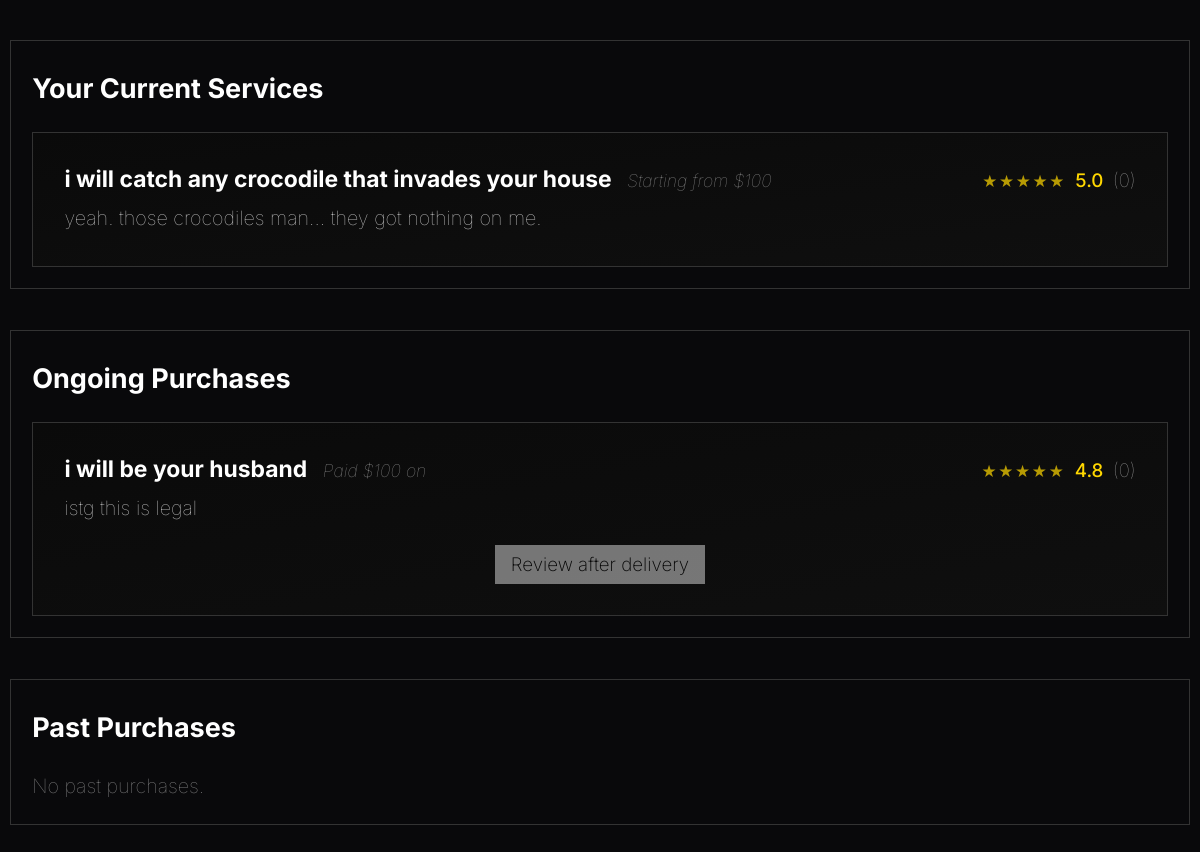
Before: /pages/profile.php (signed in, lower part) with the older database file.
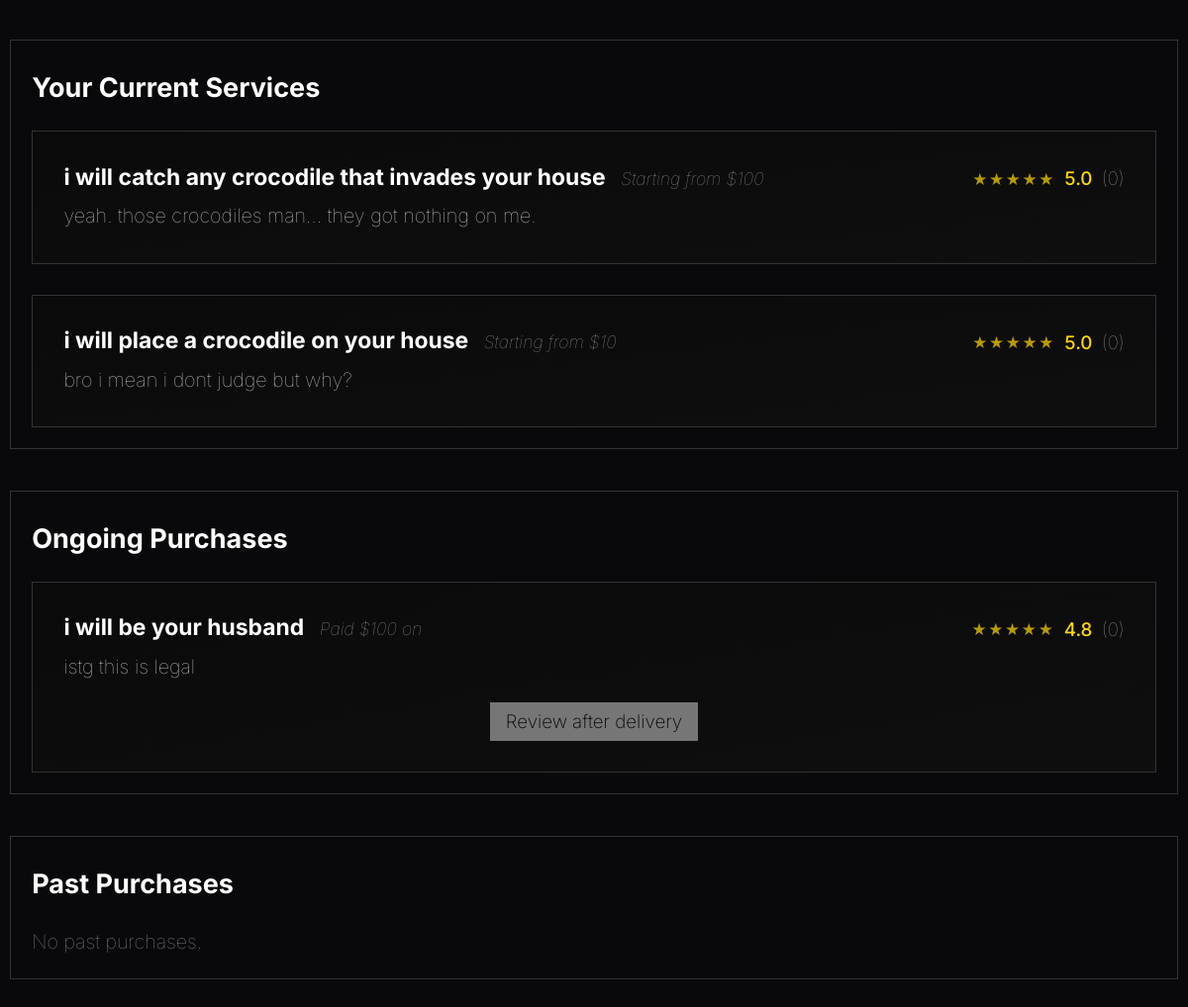
After: the same page with the newer database file.
### tables this page shows
CREATE TABLE services_list
(
    service_id INTEGER PRIMARY KEY AUTOINCREMENT,
    freelancer_id INTEGER NOT NULL,

    service_title TEXT NOT NULL,
    service_price REAL NOT NULL,
    service_info TEXT NOT NULL,
    service_eta INTEGER NOT NULL,
    service_category TEXT NOT NULL,

    service_delisted BOOLEAN DEFAULT FALSE NOT NULL,

    service_picture BLOB DEFAULT NULL,

    FOREIGN KEY(freelancer_id) REFERENCES user_registry(user_id)
);

### database/service_class.php (called while the page is built, shortened)
<?php
class Service {
    public function __construct(
        int $id,
        int $freelancer_id,
        string $title,
        float $price,
        string $info,
        int $eta,
        string $category,
        bool $delisted = false,
        $picture = null
    ) {
        $this->id = $id;
        $this->title = $title;
        $this->price = $price;
        $this->info = $info;
    }
    public static function get_by_id($service_id) {
        $db = Database::getInstance();
        $stmt = $db->prepare('SELECT * FROM services_list WHERE service_id = ?');
        $stmt->execute([$service_id]);
        $service = $stmt->fetch();
        return new Service(
            $service['service_id'],
            $service['freelancer_id'],
            $service['service_title'],
            $service['service_price'],
            $service['service_info'],
            (int)$service['service_eta'],
            $service['service_category'],
            (bool)$service['service_delisted'],
            $service['service_picture'] ?? null
        );
    }
    public static function get_by_freelancer($freelancer_id) {
        $db = Database::getInstance();
        $stmt = $db->prepare('SELECT * FROM services_list WHERE freelancer_id = ?');
        $stmt->execute([$freelancer_id]);
        $services = $stmt->fetchAll();
        return array_map(function($service) {
            return new Service(
                $service['service_id'],
                $service['freelancer_id'],
                $service['service_title'],
                $service['service_price'],
                $service['service_info'],
                (int)$service['service_eta'],
                $service['service_category'],
                (bool)$service['service_delisted'],
                $service['service_picture'] ?? null
            );
        }, $services);
    }
}

### utils/session.php (called while the page is built, shortened)
<?php
class Session {
    private static ?Session $instance = null;
    public static function getInstance(): Session {
        if (self::$instance === null) {
            self::$instance = new Session();
        }
        return self::$instance;
    }
    public function getUser() {
        return $_SESSION["user"] ?? null;
    }
}
?>

### database/user_class.php (called while the page is built, shortened)
<?php
class User {
    public static function get_user_purchases($user_id) {
        $db = Database::getInstance();
        $stmt = $db->prepare('SELECT * FROM purchases WHERE client_id = ?');
        $stmt->execute([$user_id]);
        return $stmt->fetchAll();
    }
}

### pages/profile.php (the view, shortened to what the changed rows need)
<?php
$is_own_profile = false;
if (!empty($_GET['id'])) {
    $profile_user_id = intval($_GET['id']);
} else {
    require_once '../utils/session.php';
    $session = Session::getInstance();
    if ($session->isLoggedIn()) {
        $profile_user_id = $session->getUser()['user_id'];
        $is_own_profile = true;
    } else {
        echo '<main><div class="profile-container"><h2>User not found.</h2></div></main>';
        exit;
    }
}
require_once '../templates/common.php';
require_once '../database/user_class.php';
require_once '../database/service_class.php';
require_once '../templates/profile_service_card.php';
require_once '../templates/profile_purchase_card.php';
$db = Database::getInstance();
$stmt = $db->prepare('SELECT * FROM user_registry WHERE user_id = ?');
$stmt->execute([$profile_user_id]);
if ($session && $session->isLoggedIn()) {
    $is_own_profile = ($session->getUser()['user_id'] == $profile_user_id);
}
$user_services = Service::get_by_freelancer($profile_user_id);
function hasAnyServices($user_services) {
    return !empty($user_services) && count($user_services) > 0;
}
$user_purchases = User::get_user_purchases($profile_user_id);
$ongoing_purchases = [];
$past_purchases = [];
foreach ($user_purchases as $purchase) {
    if (!empty($purchase['service_id'])) {
        $service = Service::get_by_id($purchase['service_id']);
        if ($service) {
            if ($purchase['completed']) {
                $past_purchases[] = ['purchase' => $purchase, 'service' => $service];
            } else {
                $ongoing_purchases[] = ['purchase' => $purchase, 'service' => $service];
            }
        }
    }
}
?>
<!DOCTYPE html>
<html lang="en">
  <head>
    <link rel="stylesheet" href="../css/styles.css" />
    <link rel="stylesheet" href="../css/profile.css" />
  </head>
  <body>
    <main>
      <div class="profile-container">
          <?php if (hasAnyServices($user_services)): ?>
            <div class="profile-section">
              <h2><?= $is_own_profile ? 'Your Current Services' : "User's Current Services" ?></h2>
              <div class="recent-work">
                <?php
                  foreach ($user_services as $service) {
                    drawProfileService($service);
                  }
                ?>
              </div>
            </div>
          <?php endif; ?>
          <?php if ($is_own_profile): ?>
            <div class="profile-section">
              <h2>Ongoing Purchases</h2>
              <div class="recent-work">
                <?php if (!empty($ongoing_purchases)) {
                  foreach ($ongoing_purchases as $item) {
                    drawProfilePurchaseCard($item['purchase'], $item['service'], false);
                  }
                } else {
                  echo '<p style="color:#888;">No ongoing purchases.</p>';
                } ?>
              </div>
            </div>
            <div class="profile-section">
              <h2>Past Purchases</h2>
            </div>
          <?php endif; ?>
        </div>
    </main>
  </body>
</html>

### templates/profile_service_card.php
<?php
function drawProfileService($service) {
    ?>
    <a href="../pages/service.php?id=<?= urlencode($service->id) ?>" style="text-decoration:none; color:inherit;">
    <div class="work-item">
        <div class="work-header">
            <div class="work-title-group">
                <h3><?= htmlspecialchars($service->title) ?></h3>
                <span class="work-date">Starting from $<?= number_format($service->price, 0) ?></span>
            </div>
            <div class="work-rating">
                5.0 <span style="font-weight: 100; color: #999">(0)</span>
            </div>
        </div>
        <p class="work-description">
            <?= nl2br(htmlspecialchars($service->info)) ?>
        </p>
    </div>
    </a>
    <?php
}

### templates/profile_purchase_card.php
<?php
function drawProfilePurchaseCard($purchase, $service, $is_completed) {
    $paid = number_format($purchase['paid_amount'] ?? $service->price, 0);
    $date = isset($purchase['purchase_date']) ? date('d/m/Y', strtotime($purchase['purchase_date'])) : '';
    $service_url = '../pages/service.php?id=' . urlencode($service->id);
    ?>
    <a href="<?= $service_url ?>" style="text-decoration:none;color:inherit;">
      <div class="work-item" style="cursor:pointer;">
        <div class="work-header">
            <div class="work-title-group">
                <h3><?= htmlspecialchars($service->title) ?></h3>
                <span class="work-date">Paid $<?= $paid ?> on <?= $date ?></span>
            </div>
            <div class="work-rating">
                4.8 <span style="font-weight: 100; color: #999">(0)</span>
            </div>
        </div>
        <p class="work-description">
            <?= nl2br(htmlspecialchars($service->info)) ?>
        </p>
        <?php if (!$is_completed): ?>
            <button class="review-btn" disabled>Review after delivery</button>
        <?php else: ?>
            <button class="review-btn" type="button">Review</button>
        <?php endif; ?>
      </div>
    </a>
    <?php
}

Changed rows visible on the page:
added services_list: service_title "i will place a crocodile on your house", service_price "10", service_info "bro i mean i dont judge but why?", shown under "Your Current Services"
